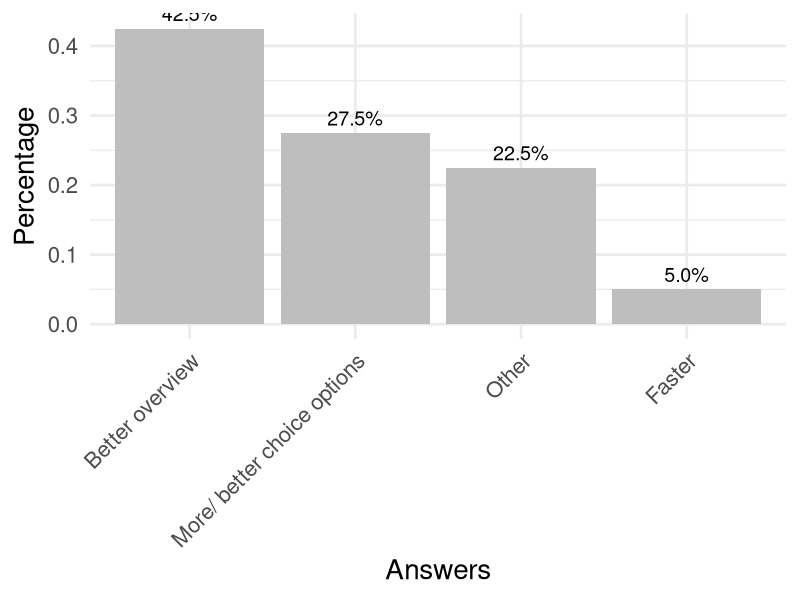
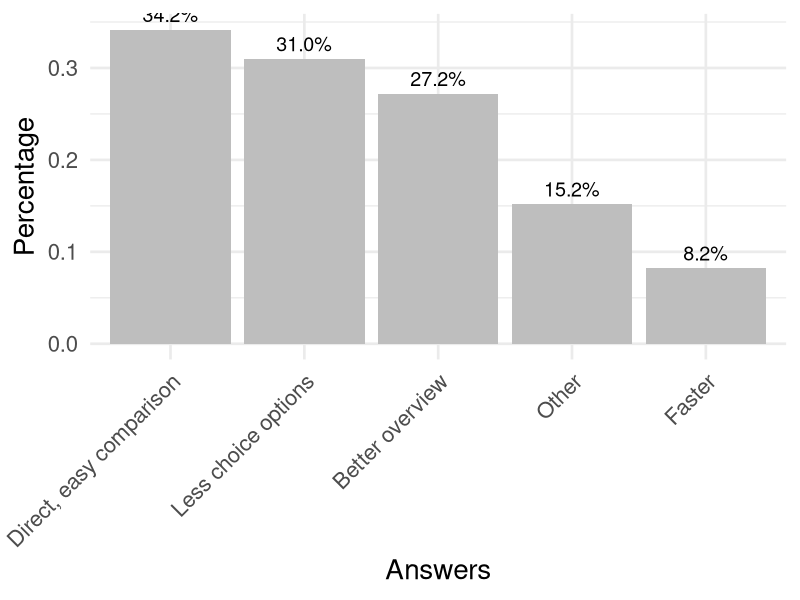

Reproduce these figures in R, in order.
#Analysis of Questions about the two conjoint methods

library(readxl)
Question_about_CA <- read_excel("../data/Question about CA.xlsx", sheet = "Q about CA_edited")
print(Question_about_CA)

table(Question_about_CA$`G07Q01 & G07Q02`)
prop.table(table(Question_about_CA$`G07Q01 & G07Q02`))

table(Question_about_CA$`G07Q01 & G07Q02`, Question_about_CA$Equation)
addmargins(table(Question_about_CA$`G07Q01 & G07Q02`, Question_about_CA$Equation))

cor <- cor(Question_about_CA$`G07Q01 & G07Q02_numeric`, Question_about_CA$Equation)
cor

binom.test(158, 198, p=0.5, alternative = c("greater"))

#Open answers about RBC

tab_RBC <- table(Question_about_CA$`G07Q03_Code 1`)
table(Question_about_CA$`G07Q03_Code 2`)

# Adding the second codes to the first ones

tab_RBC["More/ better choice options"] <- 11

tab_RBC

#Percentages

percentages_RBC <- tab_RBC/40
percentages_RBC

#Plot

Answers = c("Better overview", "More/ better choice options", "Other", "Faster")
percentages_RBC <- data.frame(
  Answers = factor(Answers, levels = Answers),
  Percentage = c( 0.425,0.275, 0.225, 0.050)
)

library(ggplot2)
ggplot(percentages_RBC, aes(x = Answers, y = Percentage)) +
  geom_bar(stat = "identity", fill = "grey") +
  geom_text(aes(label = scales::percent(Percentage)), vjust = -0.5, size = 5) +
  labs(,
    x = "Answers",
    y = "Percentage"
  ) +
  theme_minimal(base_size = 20) +
  theme(axis.text.x = element_text(angle = 45, hjust = 1))


#Open answers about CBC

tab_CBC <- table(Question_about_CA$`G07Q04_Code 1`)
tab_CBC
table(Question_about_CA$`G07Q04_Code 2`)
table(Question_about_CA$`G07Q04_Code 3`)

# Adding the second codes to the first ones

tab_CBC["Better overview"] <- 43
tab_CBC["Direct, easy comparison"] <- 54
tab_CBC["Faster"] <- 13
tab_CBC["Less choice options"] <- 49

tab_CBC

#Percentages

percentages_CBC <- tab_CBC/158
percentages_CBC

#Plot

Answers <- c("Direct, easy comparison","Less choice options", "Better overview", "Other", "Faster")
percentages_CBC <- data.frame(
  Answers = factor(Answers, levels = Answers),
  Percentage = c( 0.34177215, 0.31012658, 0.27215190,0.15189873, 0.08227848)
)

ggplot(percentages_CBC, aes(x = Answers, y = Percentage)) +
  geom_bar(stat = "identity", fill = "grey") +
  geom_text(aes(label = scales::percent(Percentage)), vjust = -0.5, size = 5) +
  labs(,
       x = "Answers",
       y = "Percentage"
  ) +
  theme_minimal(base_size = 20) +
  theme(axis.text.x = element_text(angle = 45, hjust = 1))


